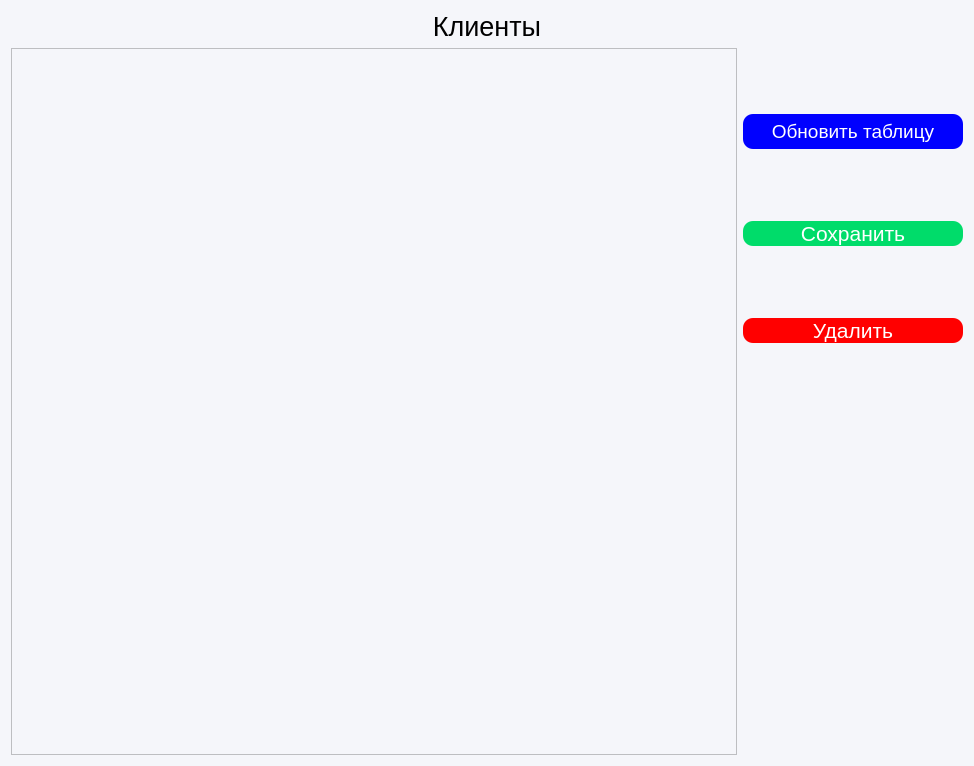
<?xml version="1.0" encoding="UTF-8"?>
<ui version="4.0">
 <class>Form</class>
 <widget class="QWidget" name="Form">
  <property name="geometry">
   <rect>
    <x>0</x>
    <y>0</y>
    <width>974</width>
    <height>766</height>
   </rect>
  </property>
  <property name="windowTitle">
   <string>Form</string>
  </property>
  <property name="styleSheet">
   <string notr="true">background-color: #F5F6FA</string>
  </property>
  <layout class="QGridLayout" name="gridLayout">
   <property name="leftMargin">
    <number>11</number>
   </property>
   <item row="0" column="0" colspan="2">
    <layout class="QHBoxLayout" name="horizontalLayout_2">
     <item>
      <widget class="QLabel" name="label">
       <property name="font">
        <font>
         <pointsize>20</pointsize>
        </font>
       </property>
       <property name="layoutDirection">
        <enum>Qt::LeftToRight</enum>
       </property>
       <property name="text">
        <string>Клиенты</string>
       </property>
       <property name="alignment">
        <set>Qt::AlignCenter</set>
       </property>
      </widget>
     </item>
    </layout>
   </item>
   <item row="1" column="0">
    <layout class="QVBoxLayout" name="verticalLayout">
     <item>
      <widget class="QTableView" name="tableView"/>
     </item>
    </layout>
   </item>
   <item row="1" column="1">
    <layout class="QVBoxLayout" name="verticalLayout_2">
     <property name="bottomMargin">
      <number>50</number>
     </property>
     <item>
      <widget class="QPushButton" name="refresh_btn">
       <property name="minimumSize">
        <size>
         <width>220</width>
         <height>35</height>
        </size>
       </property>
       <property name="palette">
        <palette>
         <active>
          <colorrole role="WindowText">
           <brush brushstyle="SolidPattern">
            <color alpha="255">
             <red>255</red>
             <green>255</green>
             <blue>255</blue>
            </color>
           </brush>
          </colorrole>
          <colorrole role="Button">
           <brush brushstyle="SolidPattern">
            <color alpha="255">
             <red>0</red>
             <green>0</green>
             <blue>255</blue>
            </color>
           </brush>
          </colorrole>
          <colorrole role="Text">
           <brush brushstyle="SolidPattern">
            <color alpha="255">
             <red>255</red>
             <green>255</green>
             <blue>255</blue>
            </color>
           </brush>
          </colorrole>
          <colorrole role="ButtonText">
           <brush brushstyle="SolidPattern">
            <color alpha="255">
             <red>255</red>
             <green>255</green>
             <blue>255</blue>
            </color>
           </brush>
          </colorrole>
          <colorrole role="Base">
           <brush brushstyle="SolidPattern">
            <color alpha="255">
             <red>0</red>
             <green>0</green>
             <blue>255</blue>
            </color>
           </brush>
          </colorrole>
          <colorrole role="Window">
           <brush brushstyle="SolidPattern">
            <color alpha="255">
             <red>0</red>
             <green>0</green>
             <blue>255</blue>
            </color>
           </brush>
          </colorrole>
         </active>
         <inactive>
          <colorrole role="WindowText">
           <brush brushstyle="SolidPattern">
            <color alpha="255">
             <red>255</red>
             <green>255</green>
             <blue>255</blue>
            </color>
           </brush>
          </colorrole>
          <colorrole role="Button">
           <brush brushstyle="SolidPattern">
            <color alpha="255">
             <red>0</red>
             <green>0</green>
             <blue>255</blue>
            </color>
           </brush>
          </colorrole>
          <colorrole role="Text">
           <brush brushstyle="SolidPattern">
            <color alpha="255">
             <red>255</red>
             <green>255</green>
             <blue>255</blue>
            </color>
           </brush>
          </colorrole>
          <colorrole role="ButtonText">
           <brush brushstyle="SolidPattern">
            <color alpha="255">
             <red>255</red>
             <green>255</green>
             <blue>255</blue>
            </color>
           </brush>
          </colorrole>
          <colorrole role="Base">
           <brush brushstyle="SolidPattern">
            <color alpha="255">
             <red>0</red>
             <green>0</green>
             <blue>255</blue>
            </color>
           </brush>
          </colorrole>
          <colorrole role="Window">
           <brush brushstyle="SolidPattern">
            <color alpha="255">
             <red>0</red>
             <green>0</green>
             <blue>255</blue>
            </color>
           </brush>
          </colorrole>
         </inactive>
         <disabled>
          <colorrole role="WindowText">
           <brush brushstyle="SolidPattern">
            <color alpha="255">
             <red>255</red>
             <green>255</green>
             <blue>255</blue>
            </color>
           </brush>
          </colorrole>
          <colorrole role="Button">
           <brush brushstyle="SolidPattern">
            <color alpha="255">
             <red>0</red>
             <green>0</green>
             <blue>255</blue>
            </color>
           </brush>
          </colorrole>
          <colorrole role="Text">
           <brush brushstyle="SolidPattern">
            <color alpha="255">
             <red>255</red>
             <green>255</green>
             <blue>255</blue>
            </color>
           </brush>
          </colorrole>
          <colorrole role="ButtonText">
           <brush brushstyle="SolidPattern">
            <color alpha="255">
             <red>255</red>
             <green>255</green>
             <blue>255</blue>
            </color>
           </brush>
          </colorrole>
          <colorrole role="Base">
           <brush brushstyle="SolidPattern">
            <color alpha="255">
             <red>0</red>
             <green>0</green>
             <blue>255</blue>
            </color>
           </brush>
          </colorrole>
          <colorrole role="Window">
           <brush brushstyle="SolidPattern">
            <color alpha="255">
             <red>0</red>
             <green>0</green>
             <blue>255</blue>
            </color>
           </brush>
          </colorrole>
         </disabled>
        </palette>
       </property>
       <property name="font">
        <font>
         <pointsize>14</pointsize>
        </font>
       </property>
       <property name="styleSheet">
        <string notr="true">#refresh_btn {
   background-color:rgb(0, 0, 255); /* Цвет фона кнопки */
    border-radius: 10px; /* Устанавливаем радиус закругления углов */
    color: white; /* Цвет текста кнопки */
}
#refresh_btn:hover {
                background-color: rgb(0, 0, 158)
}

</string>
       </property>
       <property name="text">
        <string>Обновить таблицу</string>
       </property>
      </widget>
     </item>
     <item>
      <widget class="QPushButton" name="save_btn">
       <property name="palette">
        <palette>
         <active>
          <colorrole role="WindowText">
           <brush brushstyle="SolidPattern">
            <color alpha="255">
             <red>255</red>
             <green>255</green>
             <blue>255</blue>
            </color>
           </brush>
          </colorrole>
          <colorrole role="Button">
           <brush brushstyle="SolidPattern">
            <color alpha="255">
             <red>0</red>
             <green>220</green>
             <blue>106</blue>
            </color>
           </brush>
          </colorrole>
          <colorrole role="Text">
           <brush brushstyle="SolidPattern">
            <color alpha="255">
             <red>255</red>
             <green>255</green>
             <blue>255</blue>
            </color>
           </brush>
          </colorrole>
          <colorrole role="ButtonText">
           <brush brushstyle="SolidPattern">
            <color alpha="255">
             <red>255</red>
             <green>255</green>
             <blue>255</blue>
            </color>
           </brush>
          </colorrole>
          <colorrole role="Base">
           <brush brushstyle="SolidPattern">
            <color alpha="255">
             <red>0</red>
             <green>220</green>
             <blue>106</blue>
            </color>
           </brush>
          </colorrole>
          <colorrole role="Window">
           <brush brushstyle="SolidPattern">
            <color alpha="255">
             <red>0</red>
             <green>220</green>
             <blue>106</blue>
            </color>
           </brush>
          </colorrole>
         </active>
         <inactive>
          <colorrole role="WindowText">
           <brush brushstyle="SolidPattern">
            <color alpha="255">
             <red>255</red>
             <green>255</green>
             <blue>255</blue>
            </color>
           </brush>
          </colorrole>
          <colorrole role="Button">
           <brush brushstyle="SolidPattern">
            <color alpha="255">
             <red>0</red>
             <green>220</green>
             <blue>106</blue>
            </color>
           </brush>
          </colorrole>
          <colorrole role="Text">
           <brush brushstyle="SolidPattern">
            <color alpha="255">
             <red>255</red>
             <green>255</green>
             <blue>255</blue>
            </color>
           </brush>
          </colorrole>
          <colorrole role="ButtonText">
           <brush brushstyle="SolidPattern">
            <color alpha="255">
             <red>255</red>
             <green>255</green>
             <blue>255</blue>
            </color>
           </brush>
          </colorrole>
          <colorrole role="Base">
           <brush brushstyle="SolidPattern">
            <color alpha="255">
             <red>0</red>
             <green>220</green>
             <blue>106</blue>
            </color>
           </brush>
          </colorrole>
          <colorrole role="Window">
           <brush brushstyle="SolidPattern">
            <color alpha="255">
             <red>0</red>
             <green>220</green>
             <blue>106</blue>
            </color>
           </brush>
          </colorrole>
         </inactive>
         <disabled>
          <colorrole role="WindowText">
           <brush brushstyle="SolidPattern">
            <color alpha="255">
             <red>255</red>
             <green>255</green>
             <blue>255</blue>
            </color>
           </brush>
          </colorrole>
          <colorrole role="Button">
           <brush brushstyle="SolidPattern">
            <color alpha="255">
             <red>0</red>
             <green>220</green>
             <blue>106</blue>
            </color>
           </brush>
          </colorrole>
          <colorrole role="Text">
           <brush brushstyle="SolidPattern">
            <color alpha="255">
             <red>255</red>
             <green>255</green>
             <blue>255</blue>
            </color>
           </brush>
          </colorrole>
          <colorrole role="ButtonText">
           <brush brushstyle="SolidPattern">
            <color alpha="255">
             <red>255</red>
             <green>255</green>
             <blue>255</blue>
            </color>
           </brush>
          </colorrole>
          <colorrole role="Base">
           <brush brushstyle="SolidPattern">
            <color alpha="255">
             <red>0</red>
             <green>220</green>
             <blue>106</blue>
            </color>
           </brush>
          </colorrole>
          <colorrole role="Window">
           <brush brushstyle="SolidPattern">
            <color alpha="255">
             <red>0</red>
             <green>220</green>
             <blue>106</blue>
            </color>
           </brush>
          </colorrole>
         </disabled>
        </palette>
       </property>
       <property name="font">
        <font>
         <pointsize>16</pointsize>
        </font>
       </property>
       <property name="styleSheet">
        <string notr="true">#save_btn {
   background-color:rgb(0, 220, 106); /* Цвет фона кнопки */
    border-radius: 10px; /* Устанавливаем радиус закругления углов */
    color: white; /* Цвет текста кнопки */
}
#save_btn:hover {
                background-color:rgb(0, 152, 0)
}
#save_btn:pressed {
	background-color: rgb(0, 132, 0)
}



</string>
       </property>
       <property name="text">
        <string>Сохранить</string>
       </property>
      </widget>
     </item>
     <item>
      <widget class="QPushButton" name="delete_btn">
       <property name="palette">
        <palette>
         <active>
          <colorrole role="WindowText">
           <brush brushstyle="SolidPattern">
            <color alpha="255">
             <red>255</red>
             <green>255</green>
             <blue>255</blue>
            </color>
           </brush>
          </colorrole>
          <colorrole role="Button">
           <brush brushstyle="SolidPattern">
            <color alpha="255">
             <red>255</red>
             <green>0</green>
             <blue>0</blue>
            </color>
           </brush>
          </colorrole>
          <colorrole role="Text">
           <brush brushstyle="SolidPattern">
            <color alpha="255">
             <red>255</red>
             <green>255</green>
             <blue>255</blue>
            </color>
           </brush>
          </colorrole>
          <colorrole role="ButtonText">
           <brush brushstyle="SolidPattern">
            <color alpha="255">
             <red>255</red>
             <green>255</green>
             <blue>255</blue>
            </color>
           </brush>
          </colorrole>
          <colorrole role="Base">
           <brush brushstyle="SolidPattern">
            <color alpha="255">
             <red>255</red>
             <green>0</green>
             <blue>0</blue>
            </color>
           </brush>
          </colorrole>
          <colorrole role="Window">
           <brush brushstyle="SolidPattern">
            <color alpha="255">
             <red>255</red>
             <green>0</green>
             <blue>0</blue>
            </color>
           </brush>
          </colorrole>
         </active>
         <inactive>
          <colorrole role="WindowText">
           <brush brushstyle="SolidPattern">
            <color alpha="255">
             <red>255</red>
             <green>255</green>
             <blue>255</blue>
            </color>
           </brush>
          </colorrole>
          <colorrole role="Button">
           <brush brushstyle="SolidPattern">
            <color alpha="255">
             <red>255</red>
             <green>0</green>
             <blue>0</blue>
            </color>
           </brush>
          </colorrole>
          <colorrole role="Text">
           <brush brushstyle="SolidPattern">
            <color alpha="255">
             <red>255</red>
             <green>255</green>
             <blue>255</blue>
            </color>
           </brush>
          </colorrole>
          <colorrole role="ButtonText">
           <brush brushstyle="SolidPattern">
            <color alpha="255">
             <red>255</red>
             <green>255</green>
             <blue>255</blue>
            </color>
           </brush>
          </colorrole>
          <colorrole role="Base">
           <brush brushstyle="SolidPattern">
            <color alpha="255">
             <red>255</red>
             <green>0</green>
             <blue>0</blue>
            </color>
           </brush>
          </colorrole>
          <colorrole role="Window">
           <brush brushstyle="SolidPattern">
            <color alpha="255">
             <red>255</red>
             <green>0</green>
             <blue>0</blue>
            </color>
           </brush>
          </colorrole>
         </inactive>
         <disabled>
          <colorrole role="WindowText">
           <brush brushstyle="SolidPattern">
            <color alpha="255">
             <red>255</red>
             <green>255</green>
             <blue>255</blue>
            </color>
           </brush>
          </colorrole>
          <colorrole role="Button">
           <brush brushstyle="SolidPattern">
            <color alpha="255">
             <red>255</red>
             <green>0</green>
             <blue>0</blue>
            </color>
           </brush>
          </colorrole>
          <colorrole role="Text">
           <brush brushstyle="SolidPattern">
            <color alpha="255">
             <red>255</red>
             <green>255</green>
             <blue>255</blue>
            </color>
           </brush>
          </colorrole>
          <colorrole role="ButtonText">
           <brush brushstyle="SolidPattern">
            <color alpha="255">
             <red>255</red>
             <green>255</green>
             <blue>255</blue>
            </color>
           </brush>
          </colorrole>
          <colorrole role="Base">
           <brush brushstyle="SolidPattern">
            <color alpha="255">
             <red>255</red>
             <green>0</green>
             <blue>0</blue>
            </color>
           </brush>
          </colorrole>
          <colorrole role="Window">
           <brush brushstyle="SolidPattern">
            <color alpha="255">
             <red>255</red>
             <green>0</green>
             <blue>0</blue>
            </color>
           </brush>
          </colorrole>
         </disabled>
        </palette>
       </property>
       <property name="font">
        <font>
         <pointsize>16</pointsize>
        </font>
       </property>
       <property name="styleSheet">
        <string notr="true">#delete_btn {
   background-color: rgb(255, 0, 0); /* Цвет фона кнопки */
    border-radius: 10px; /* Устанавливаем радиус закругления углов */
    color: white; /* Цвет текста кнопки */
}
#delete_btn:hover {
                background-color: rgb(200, 0, 0)
}


</string>
       </property>
       <property name="text">
        <string>Удалить</string>
       </property>
      </widget>
     </item>
     <item>
      <widget class="QLabel" name="error_label">
       <property name="minimumSize">
        <size>
         <width>35</width>
         <height>220</height>
        </size>
       </property>
       <property name="maximumSize">
        <size>
         <width>16777215</width>
         <height>22</height>
        </size>
       </property>
       <property name="font">
        <font>
         <pointsize>10</pointsize>
        </font>
       </property>
       <property name="styleSheet">
        <string notr="true">color: rgb(255, 0, 0)</string>
       </property>
       <property name="text">
        <string/>
       </property>
       <property name="alignment">
        <set>Qt::AlignCenter</set>
       </property>
       <property name="wordWrap">
        <bool>true</bool>
       </property>
      </widget>
     </item>
    </layout>
   </item>
  </layout>
 </widget>
 <resources/>
 <connections/>
</ui>
